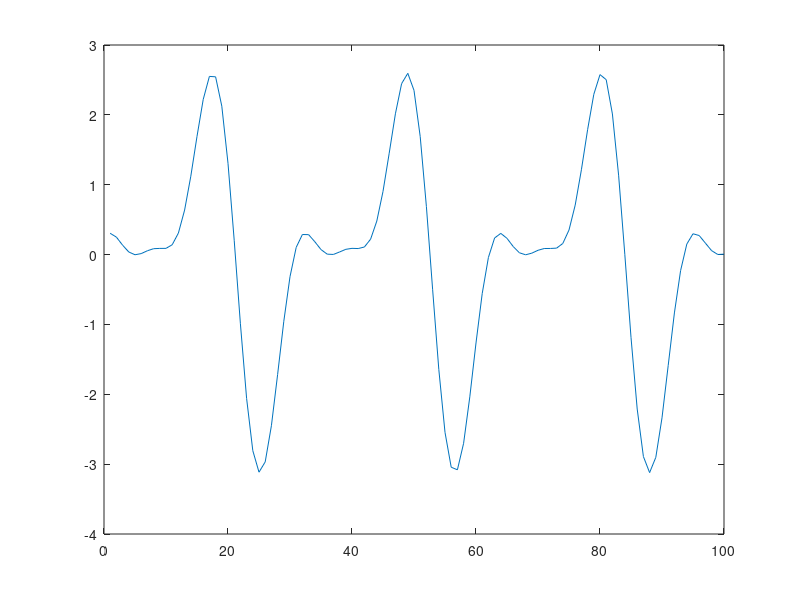

Reproduce this figure in MATLAB.
P=zeros(500,1);

for k=1:500
    j=(k-1)/5;
    P(k)=-0.0402-0.9901*cos(j)+1.4342*cos(2*j)-0.0994*cos(3*j)+1.004*sin(j)+0.3537*sin(2*j)-0.5593*sin(3*j);
end

x=1:100;
plot(x,P(x));
